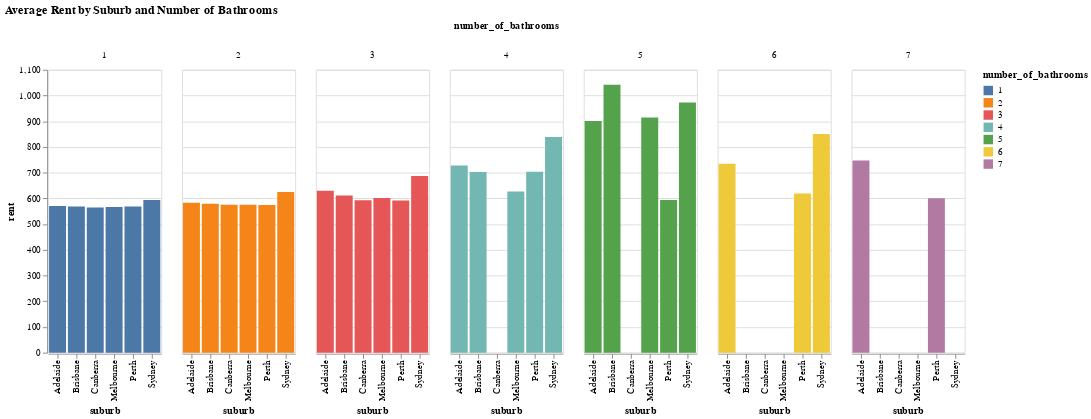

Write notebook code for a chart like this one.
### Code cell
# prompt: number of bathroom vs rent divide it suburb wise

# Assuming your DataFrame is named 'df' and it has columns 'suburb', 'rent', 'number_of_bathrooms'.

# Group by suburb and number of bathrooms, then calculate the average rent.
avg_rent_by_suburb_bathrooms = df.groupby(['suburb', 'number_of_bathrooms'])['rent'].mean().reset_index()

# Create an Altair chart to show the average rent for different number of bathrooms in each suburb.
alt.Chart(avg_rent_by_suburb_bathrooms).mark_bar().encode(
    x='suburb:N',
    y='rent:Q',
    color='number_of_bathrooms:N',
    column='number_of_bathrooms:N'  # Use 'number_of_bathrooms' to create separate columns for comparison
).properties(
    title='Average Rent by Suburb and Number of Bathrooms'
)

### Figure 1 — Vega-Lite specification as saved in the notebook (floating-point values rounded to 4 significant figures)
{"config": {"view": {"continuousWidth": 300, "continuousHeight": 300}}, "data": {"name": "data-f04593aba012738eceb9be74930747ff"}, "mark": {"type": "bar"}, "encoding": {"color": {"field": "number_of_bathrooms", "type": "nominal"}, "column": {"field": "number_of_bathrooms", "type": "nominal"}, "x": {"field": "suburb", "type": "nominal"}, "y": {"field": "rent", "type": "quantitative"}}, "title": "Average Rent by Suburb and Number of Bathrooms", "$schema": "https://vega.github.io/schema/vega-lite/v5.20.1.json", "datasets": {"data-f04593aba012738eceb9be74930747ff": [{"suburb": "Adelaide", "number_of_bathrooms": 1, "rent": 570.0}, {"suburb": "Adelaide", "number_of_bathrooms": 2, "rent": 582.5}, {"suburb": "Adelaide", "number_of_bathrooms": 3, "rent": 630.0}, {"suburb": "Adelaide", "number_of_bathrooms": 4, "rent": 728.2}, {"suburb": "Adelaide", "number_of_bathrooms": 5, "rent": 901.0}, {"suburb": "Adelaide", "number_of_bathrooms": 6, "rent": 734.5}, {"suburb": "Adelaide", "number_of_bathrooms": 7, "rent": 747.0}, {"suburb": "Brisbane", "number_of_bathrooms": 1, "rent": 568.6}, {"suburb": "Brisbane", "number_of_bathrooms": 2, "rent": 578.9}, {"suburb": "Brisbane", "number_of_bathrooms": 3, "rent": 611.2}, {"suburb": "Brisbane", "number_of_bathrooms": 4, "rent": 702.5}, {"suburb": "Brisbane", "number_of_bathrooms": 5, "rent": 1042.0}, {"suburb": "Canberra", "number_of_bathrooms": 1, "rent": 565.0}, {"suburb": "Canberra", "number_of_bathrooms": 2, "rent": 574.8}, {"suburb": "Canberra", "number_of_bathrooms": 3, "rent": 593.0}, {"suburb": "Melbourne", "number_of_bathrooms": 1, "rent": 566.3}, {"suburb": "Melbourne", "number_of_bathrooms": 2, "rent": 575.4}, {"suburb": "Melbourne", "number_of_bathrooms": 3, "rent": 601.5}, {"suburb": "Melbourne", "number_of_bathrooms": 4, "rent": 626.2}, {"suburb": "Melbourne", "number_of_bathrooms": 5, "rent": 914.0}, {"suburb": "Perth", "number_of_bathrooms": 1, "rent": 568.1}, {"suburb": "Perth", "number_of_bathrooms": 2, "rent": 574.0}, {"suburb": "Perth", "number_of_bathrooms": 3, "rent": 591.8}, {"suburb": "Perth", "number_of_bathrooms": 4, "rent": 703.7}, {"suburb": "Perth", "number_of_bathrooms": 5, "rent": 594.0}, {"suburb": "Perth", "number_of_bathrooms": 6, "rent": 619.0}, {"suburb": "Perth", "number_of_bathrooms": 7, "rent": 600.0}, {"suburb": "Sydney", "number_of_bathrooms": 1, "rent": 593.9}, {"suburb": "Sydney", "number_of_bathrooms": 2, "rent": 624.8}, {"suburb": "Sydney", "number_of_bathrooms": 3, "rent": 686.6}, {"suburb": "Sydney", "number_of_bathrooms": 4, "rent": 839.1}, {"suburb": "Sydney", "number_of_bathrooms": 5, "rent": 973.2}, {"suburb": "Sydney", "number_of_bathrooms": 6, "rent": 850.0}]}}
